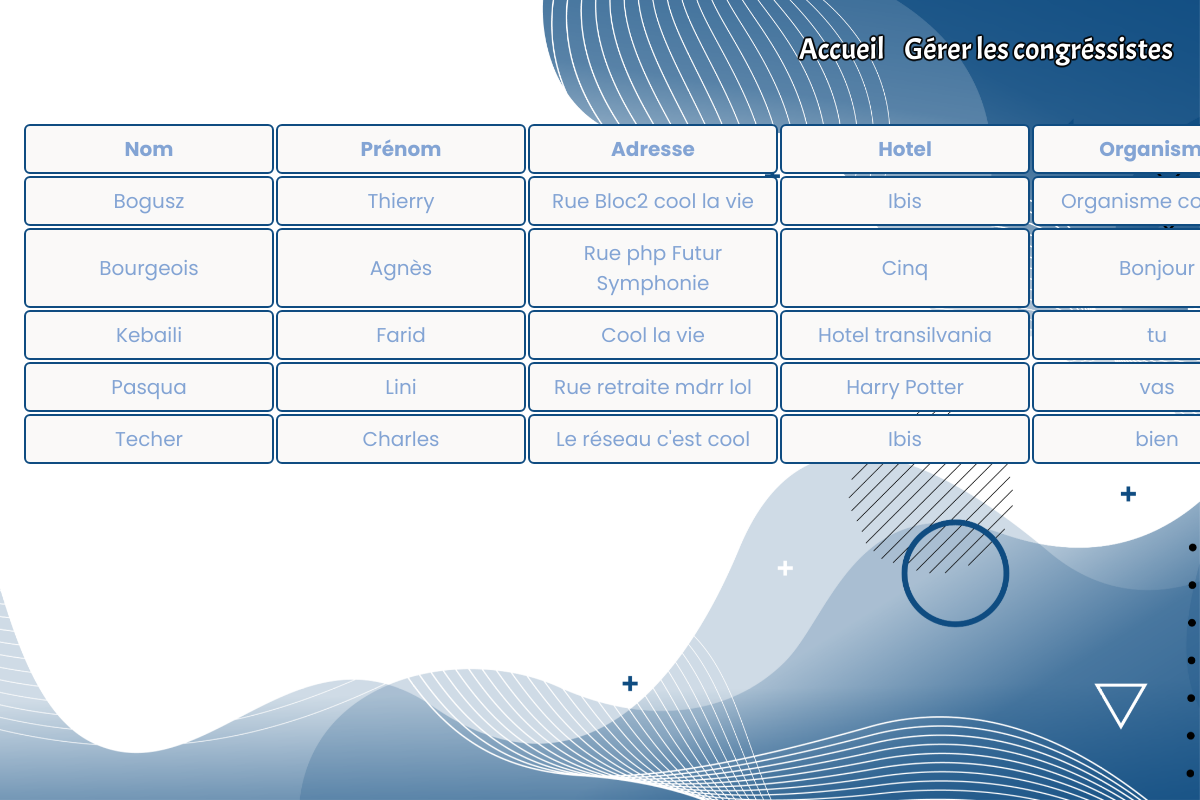
The page /site/index.php?controleur=listecongressiste on the database its author committed.
### tables this page shows
CREATE TABLE IF NOT EXISTS `congressiste` (
  `NUM_CONGRESSISTE` int NOT NULL AUTO_INCREMENT,
  `NUM_ORGANISME` int DEFAULT NULL,
  `NUM_HOTEL` int DEFAULT NULL,
  `NOM_CONGRESSISTE` char(32) DEFAULT NULL,
  `PRENOM_CONGRESSISTE` char(32) DEFAULT NULL,
  `ADRESSE_CONGRESSISTE` char(50) DEFAULT NULL,
  `TEL_CONGRESSISTE` char(10) DEFAULT NULL,
  `DATE_INSCRIPTION` date DEFAULT NULL,
  `CODE_ACCOMPAGNATEUR` tinyint(1) DEFAULT NULL,
  PRIMARY KEY (`NUM_CONGRESSISTE`),
  KEY `I_FK_CONGRESSISTE_ORGANISME_PAYEUR` (`NUM_ORGANISME`),
  KEY `I_FK_CONGRESSISTE_HOTEL` (`NUM_HOTEL`)
);

CREATE TABLE IF NOT EXISTS `hotel` (
  `NUM_HOTEL` int NOT NULL AUTO_INCREMENT,
  `NOM_HOTEL` char(32) DEFAULT NULL,
  `ADRESSE_HOTEL` char(50) DEFAULT NULL,
  `NOMBRE_ETOILES` smallint DEFAULT NULL,
  `PRIX_PARTICIPANT` int DEFAULT NULL,
  `PRIX_SUPPL` int DEFAULT NULL,
  PRIMARY KEY (`NUM_HOTEL`)
);

CREATE TABLE IF NOT EXISTS `organisme_payeur` (
  `NUM_ORGANISME` int NOT NULL AUTO_INCREMENT,
  `NOM_ORGANISME` char(32) DEFAULT NULL,
  `ADRESSE_ORGANISME` char(50) DEFAULT NULL,
  PRIMARY KEY (`NUM_ORGANISME`)
);

### site/vue/vue.liste.php (called while the page is built)
<?php
	include "entete.html.php";
	include "vue.menu.php";
	include "liste.html.php";
	include "pied.html.php";
?>

### site/index.php (called while the page is built, shortened)
<?php
$c=new $class();
$c->post = $_POST;
if (isset($_REQUEST["todo"])){
    $todo = $_REQUEST["todo"];
} else{
    $todo = "initialiser";
}
$callback="todo_".$todo;
$call=call_user_func_array(array($c,$callback), array());
include ("./vue/vue." . $c->vue . ".php");
?>

### site/modele/modele.congressiste.php (called while the page is built, shortened)
<?php
Class Modele_congressiste{
	private $conn;
	public function __construct(){
		$login = "root";
		$mdp = "";
		$bd = "anabase";
		$serveur = "localhost";
		try {
			$this->conn = new PDO("mysql:host=$serveur;dbname=$bd", $login, $mdp, array(PDO::MYSQL_ATTR_INIT_COMMAND => 'SET NAMES \'UTF8\''));
			$this->conn->setAttribute(PDO::ATTR_ERRMODE, PDO::ERRMODE_EXCEPTION);
		} catch (PDOException $e) {
			print "Erreur de connexion PDO ";
			die();
		}
	}
    public function getAllCongressiste(){
        $req = $this->conn->prepare ("select NUM_CONGRESSISTE, NOM_ORGANISME, NOM_HOTEL, NOM_CONGRESSISTE, PRENOM_CONGRESSISTE, ADRESSE_CONGRESSISTE, TEL_CONGRESSISTE, DATE_INSCRIPTION from congressiste c join hotel h ON h.NUM_HOTEL = c.NUM_HOTEL JOIN organisme_payeur o ON c.NUM_ORGANISME = o.NUM_ORGANISME ORDER BY NOM_CONGRESSISTE");
        $req->execute();
        return $req->fetchAll(PDO::FETCH_OBJ);
    }
}
?>

### site/controleur/controleur.liste.php (called while the page is built, shortened)
<?php
include ("./modele/modele.congressiste.php");
Class Controleur_liste{
    public $data;
    public $modele;
    public function __construct(){
        $this->modele = new modele_congressiste();
    }
    public function todo_initialiser(){
        $this->data["liste"] = $this->modele->getAllCongressiste();
    }
}
?>

### site/vue/liste.html.php (the view, shortened to what this page needs)
<table>
	<?php
		echo "<tr>";
			echo "<td><b>Nom</b></td>";
			echo "<td><b>Prénom</b></td>";
			echo "<td><b>Adresse</b></td>";
			echo "<td><b>Hotel</b></td>";
			echo "<td><b>Organisme</b></td>";
		echo "</tr>";
	foreach ($c->data["liste"] as $ligne) {
		echo "<tr>";
			echo "<td>".$ligne->NOM_CONGRESSISTE."</td>";
			echo "<td>".$ligne->PRENOM_CONGRESSISTE."</td>";
			echo "<td>".$ligne->ADRESSE_CONGRESSISTE."</td>";
			echo "<td>".$ligne->NOM_HOTEL."</td>";
			echo "<td>".$ligne->NOM_ORGANISME."</td>";
		echo "</tr>";
	}
?>
</table>

### site/vue/entete.html.php (shortened to what this page needs)
<!DOCTYPE html PUBLIC "-//W3C//DTD HTML 4.01 Transitional//EN" "http://www.w3.org/TR/html4/loose.dtd">
<html>
    <head>
    </head>
    <body>
        <div class="main" id="main">

### site/vue/vue.menu.php (shortened to what this page needs)
<div class="menu">
	<?php
		if (isset($_GET["controleur"]) && ($_GET["controleur"] == "congressiste")) {
			?>
			<ul>
				<li><a href="./">Accueil</a></li>
				<li><a href="?controleur=listecongressiste">Liste des congréssistes</a></li>
			</ul>
			<?php
		}else if(isset($_GET["controleur"]) && $_GET["controleur"] == "listecongressiste"){
			?>
			<ul>
				<li><a href="./">Accueil</a></li>
				<li><a href="?controleur=congressiste">Gérer les congréssistes</a></li>
			</ul>
			<?php
		}
	?>
</div>

### site/vue/pied.html.php
</div>
</body>
</html>

### site/css/hello.css (style rules this page uses)
.main { position: absolute; height: 100%; padding: 0; margin: 0; background-image: url('../images/fond.png'); background-repeat: no-repeat; background-position: center; background-size: cover; width: 100%; filter: blur(0px); overflow: auto; }
.menu a { transition: 0.5s; color: white; text-decoration: none; }
.menu { text-shadow: 0 0 2px black, 0 0 2px black, 0 0 2px black, 0 0 2px black, 0 0 2px black, 0 0 2px black, 0 0 2px black, 0 0 2px black, 0 0 2px black, 0 0 2px black, 0 0 2px black, 0 0 2px black, 0 0 2px black, 0 0 2px black, 0 0 2px black, 0 0 2px black, 0 0 2px black, 0 0 2px black, 0 0 2px black, 0 0 2px black; font-size: 150%; float: right; margin-right: 1%; }
.menu li { display: inline-block; margin-right: 15px; list-style: none; }
th, td { text-align: left; padding: 8px; }

### site/css/table.css (style rules this page uses)
* { box-sizing: border-box; }
html { font-size: 100px; }
body { float: none; font-family: Acme; margin:0; padding: 0; text-align: center; align-items: center; font-size: 0.2rem; }
table { font-family: 'Poppins', sans-serif; margin: 10% auto 0 auto; table-layout: fixed; }
table tr td { text-align: center; }
table tbody td { min-width: 250px; color: #83a4d4; padding: 0.08rem; border: 2px solid #0F4C81; border-radius: 6px; background-color: #faf9f8; }
table th:nth-child(1), table td:nth-child(1) { width: 2.5rem; }
table th:nth-child(2), table td:nth-child(2) { width: 2.5rem; }
table th:nth-child(3), table td:nth-child(3) { width: 2.5rem; }

### rows shown on the page
congressiste: NOM_CONGRESSISTE "Bogusz", PRENOM_CONGRESSISTE "Thierry", ADRESSE_CONGRESSISTE "Rue Bloc2 cool la vie", hotel.NOM_HOTEL "Ibis", organisme_payeur.NOM_ORGANISME "Organisme…"
congressiste: NOM_CONGRESSISTE "Bourgeois", PRENOM_CONGRESSISTE "Agnès", ADRESSE_CONGRESSISTE "Rue php Futur Symphonie", hotel.NOM_HOTEL "Cinq", organisme_payeur.NOM_ORGANISME "Bonjour"
congressiste: NOM_CONGRESSISTE "Kebaili", PRENOM_CONGRESSISTE "Farid", ADRESSE_CONGRESSISTE "Cool la vie", hotel.NOM_HOTEL "Hotel transilvania", organisme_payeur.NOM_ORGANISME "tu"
congressiste: NOM_CONGRESSISTE "Pasqua", PRENOM_CONGRESSISTE "Lini", ADRESSE_CONGRESSISTE "Rue retraite mdrr lol", hotel.NOM_HOTEL "Harry Potter", organisme_payeur.NOM_ORGANISME "vas"
congressiste: NOM_CONGRESSISTE "Techer", PRENOM_CONGRESSISTE "Charles", ADRESSE_CONGRESSISTE "Le réseau c'est cool", hotel.NOM_HOTEL "Ibis", organisme_payeur.NOM_ORGANISME "bien"
